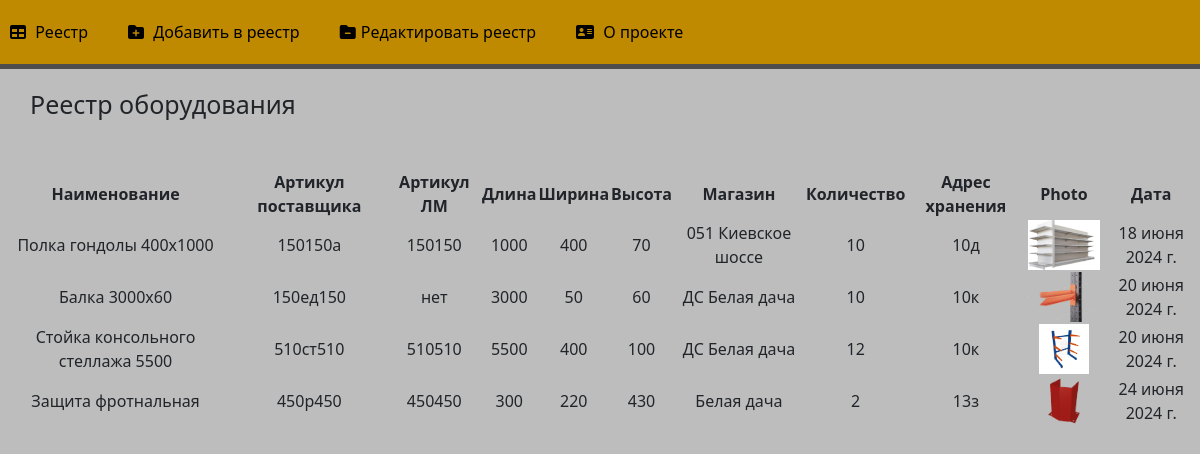
/, run on an earlier commit of the app's database.
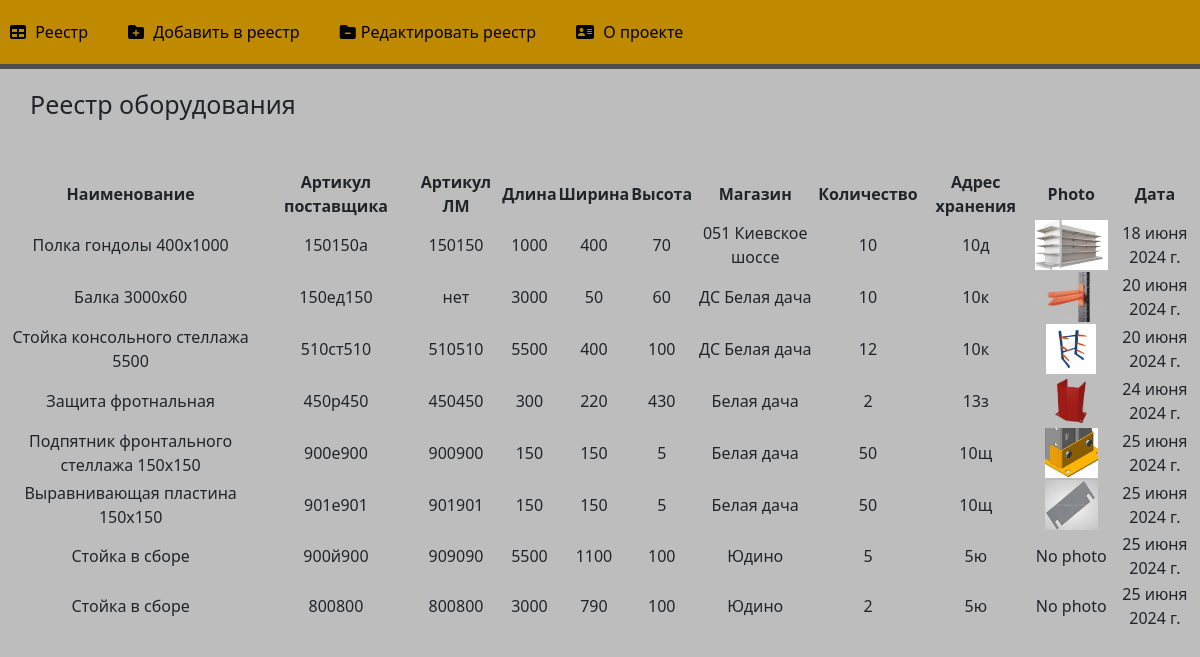
And on a later commit of the database.
### main/models.py (models this page shows, shortened)
class Equipment(models.Model):
    title = models.CharField('Наименование', max_length=250)
    article = models.CharField('Артикул поставщика', max_length=250)
    lm_article = models.CharField('Артикул ЛМ', max_length=250)
    length = models.IntegerField('Длина')
    width = models.IntegerField('Ширина')
    depth = models.IntegerField('Высота')
    shop = models.CharField('Магазин', max_length=250)
    amount = models.IntegerField('Количество')
    address = models.CharField('Адрес хранения', max_length=250)
    image = models.ImageField(upload_to='image', blank=True, null=True)
    date = models.DateField('Дата')
    class Meta:
        verbose_name = 'Запись в реестр'
        verbose_name_plural = 'Реестр оборудования'

### main/views.py (the view)
# urls.py: path('', views.index, name='register'),
def index(request):
    register = Equipment.objects.all()
    return render(request, 'main/index.html', {'register': register})

### main/templates/main/index.html (shortened to what this page needs)
{% extends 'main/layout.html' %}
{% block content %}
    <div class="features">
        <h1>Реестр оборудования</h1>
            {% if register %}
            <table id="equipmentTable" class="display">
                <thead>
                    <tr>
                        <th>Наименование</th>
                        <th>Артикул поставщика</th>
                        <th>Артикул ЛМ</th>
                        <th>Длина</th>
                        <th>Ширина</th>
                        <th>Высота</th>
                        <th>Магазин</th>
                        <th>Количество</th>
                        <th>Адрес хранения</th>
                        <th>Photo</th>
                        <th>Дата</th>
                    </tr>
                </thead>
                <tbody>
                    {% for record in register %}
                    <tr>
                        <td>{{ record.title }}</td>
                        <td>{{ record.article }}</td>
                        <td>{{ record.lm_article }}</td>
                        <td>{{ record.length }}</td>
                        <td>{{ record.width }}</td>
                        <td>{{ record.depth }}</td>
                        <td>{{ record.shop }}</td>
                        <td>{{ record.amount }}</td>
                        <td>{{ record.address }}</td>
                        <td>
                            {% if record.image %}
                            <img src="{{ record.image.url }}" alt="{{ record.title }}" style="width=50" height="50">
                            {% else %}
                            No photo
                            {% endif %}
                        </td>
                        <td>{{ record.date }}</td>
                    </tr>
                    {% endfor %}
                </tbody>
            </table>
        {% else %}
        <p>В реестре нет записей</p>
        {% endif %}
    </div>
{% endblock %}

### main/templates/main/layout.html (shortened to what this page needs)
{% load static %}
<!doctype html>
<html lang="en">
<head>
    <link rel="stylesheet" href="https://cdn.jsdelivr.net/npm/bootstrap@5.3.2/dist/css/bootstrap.min.css">
    <link rel="stylesheet" href="{% static 'main/css/main.css' %}">
    <link rel="stylesheet" href="https://cdnjs.cloudflare.com/ajax/libs/font-awesome/6.4.2/css/all.min.css">
    <link rel="stylesheet" type="text/css" href="https://cdn.datatables.net/1.11.5/css/jquery.dataTables.css">
</head>
<body>
    <nav>
        <ul><a href="{% url 'register' %}"><li><i class="fa-solid fa-table"></i> Реестр</li></a>
            <a href="{% url 'add_register' %}"><li><i class="fa-solid fa-folder-plus"></i> Добавить в реестр</li></a>
            <a href="{% url 'edit_register' %}"><li><i class="fa-solid fa-folder-minus"></i>Редактировать реестр</li></a>
            <a href="{% url 'about' %}"><li><i class="fa-solid fa-address-card"></i> О проекте</li></a>
        </ul>
    </nav>
    <main>
    {% block content %}
    {% endblock %}
    </main>
</body>
</html>

### main/static/main/css/main.css (style rules this page uses)
body { background: #bdbdbd; }
nav { width: 100%; background: #BF8900; padding: 10px 0; border-bottom: 5px solid #4d4d4d; display: flex; align-items: center; justify-content: space-between; flex-wrap: wrap; }
nav ul { display: flex; list-style-type: none; margin: 0; padding: 0; }
nav ul a { text-decoration: none; color: #000; margin-right: 20px; }
nav ul li { padding: 10px; background: none; }
nav ul li i { margin-right: 5px; }
main .features { float: left; color: #black; margin-top: 100px; text-align: center; width: 100%; }
main .features h1 { font-size: 25px; float: left; margin-top: -80px; margin-left: 30px; }

What changed in the data, as far as the page shows it:
added Equipment: title "Подпятник фронтального стеллажа 150х150", article "900е900", lm_article "900900", length "150", width "150", depth "5", shop "Белая дача", amount "50", address "10щ", image (picture), date "25 июня 2024 г."
added Equipment: title "Выравнивающая пластина 150х150", article "901е901", lm_article "901901", length "150", width "150", depth "5", shop "Белая дача", amount "50", address "10щ", image (picture), date "25 июня 2024 г."
added Equipment: title "Стойка в сборе", article "900й900", lm_article "909090", length "5500", width "1100", depth "100", shop "Юдино", amount "5", address "5ю", image "No photo", date "25 июня 2024 г."
added Equipment: title "Стойка в сборе", article "800800", lm_article "800800", length "3000", width "790", depth "100", shop "Юдино", amount "2", address "5ю", image "No photo", date "25 июня 2024 г."
